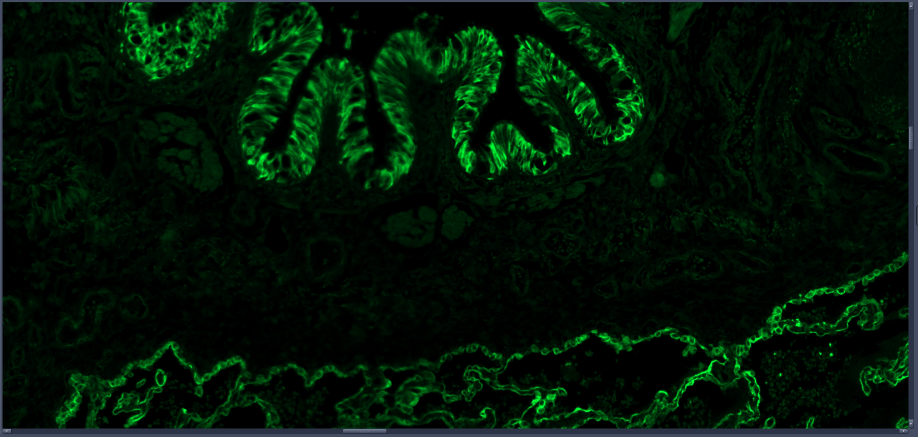
#> input picture Image5.png, 1835 x 874 px (shown at 1/2 size)
$ jupyter execute watershed_green.ipynb   (older library calls are emulated)
#> lines starting #> are read from the running program, lines starting #| are printed output that depends on the picture; after the words box and inside, x2 and y2 are one past the last pixel; in counts of white or black regions, pixels touching at a corner belong together
[cell 1]
import cv2
import numpy as np
import matplotlib.pyplot as plt

# Load the image in grayscale
img = cv2.imread('Image5.png',cv2.IMREAD_GRAYSCALE)
#> img: shape (874, 1835); min 0, max 204, mean 15.2
plt.imshow(img)

[cell 2]
# Applying preprocessing step
for  y in range(len(img)):
    for x in range(len(img[0])):

        if img[y][x]  < 30:  # Adjusting the pixel intensity as needed
            img[y][x] = 0
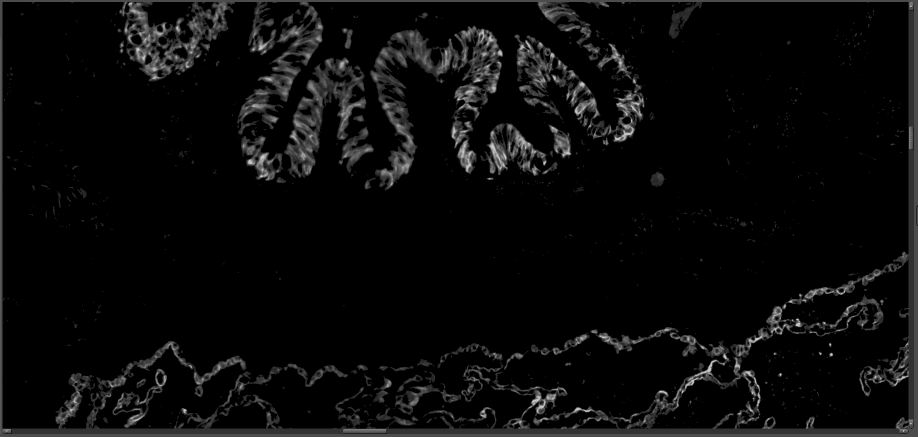
#> img: shape (874, 1835) (shown at 1/2 size); min 0, max 204, mean 10.6

[cell 3]
# Apply Laplacian edge detection
laplace = cv2.Laplacian(img, cv2.CV_64F)
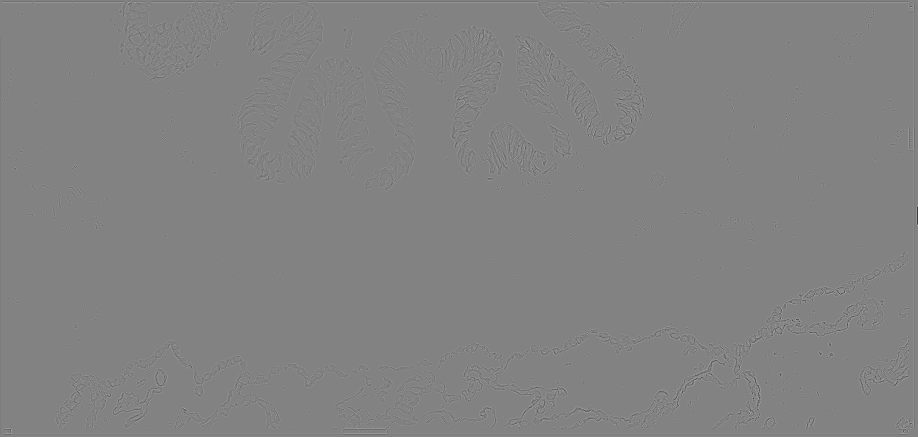
#> laplace: shape (874, 1835) float64 (shown at 1/2 size); min -285, max 271, mean 0; drawn with min black and max white
laplace = cv2.convertScaleAbs(laplace)

#Negate the Laplacian to enhance edges
plt.imshow(-laplace)
plt.title("Laplacian Edges")
plt.axis('off')
plt.show()
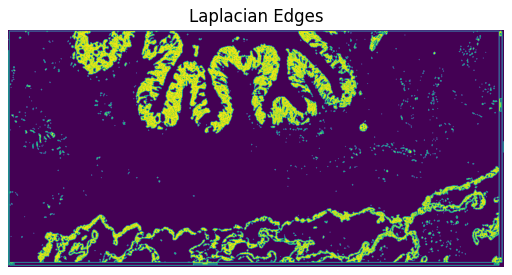
#> figure drawn by matplotlib, 1 panel

[cell 4]
# Convert to binary using Otsu threshold on the negated Laplacian
_, thresh = cv2.threshold(-laplace, 0, 255, cv2.THRESH_BINARY + cv2.THRESH_OTSU)
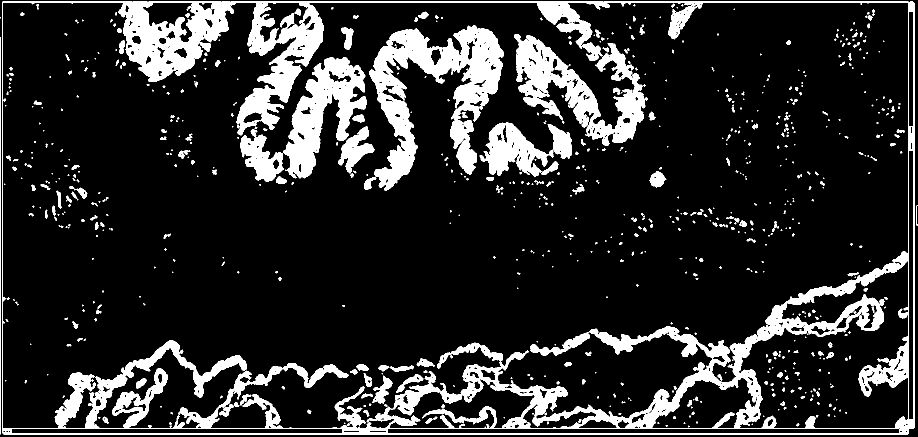
#> thresh: shape (874, 1835) (shown at 1/2 size); 15.4% white; 771 white regions (492 under 20 px), largest, box (x1, y1, x2, y2) and area: (4, 3, 1829, 869) 132283, (739, 50, 1007, 382) 32752, (1028, 68, 1291, 292) 19874
plt.imshow(thresh, cmap='gray')
plt.title("Otsu Thresholding")
plt.axis('off')
plt.show()

[cell 5]
# Distance transform to find sure foreground
dist = cv2.distanceTransform(thresh, cv2.DIST_L2, 5)
_, sure_fg = cv2.threshold(dist, 0.2 * dist.max(), 255, 0)
#> sure_fg: shape (874, 1835) float32; 8.8% white; 732 white regions (578 under 20 px), largest, box (x1, y1, x2, y2) and area: (740, 52, 1006, 380) 21645, (238, 4, 467, 163) 12264, (568, 115, 733, 355) 11408
sure_fg = np.uint8(sure_fg)

# Background region
kernel = np.ones((3,3), np.uint8)
sure_bg = cv2.dilate(thresh, kernel, iterations=3)
#> sure_bg: shape (874, 1835); 29.2% white; 335 white regions, largest, box (x1, y1, x2, y2) and area: (0, 0, 1835, 872) 336256, (725, 47, 1160, 385) 61195, (1341, 412, 1510, 469) 3391

# Unknown region
unknown = cv2.subtract(sure_bg, sure_fg)
#> unknown: shape (874, 1835); 20.4% white; 1389 white regions (766 under 20 px), largest, box (x1, y1, x2, y2) and area: (0, 0, 1835, 872) 206162, (725, 47, 1160, 385) 24817, (1341, 412, 1510, 469) 3227

# Labelling the sure foreground markers
_, markers = cv2.connectedComponents(sure_fg)
#> markers: shape (874, 1835) int32; 733 distinct labels, from 0 to 732

# Add one to all labels so that sure background is not 0, but 1
markers = markers + 1
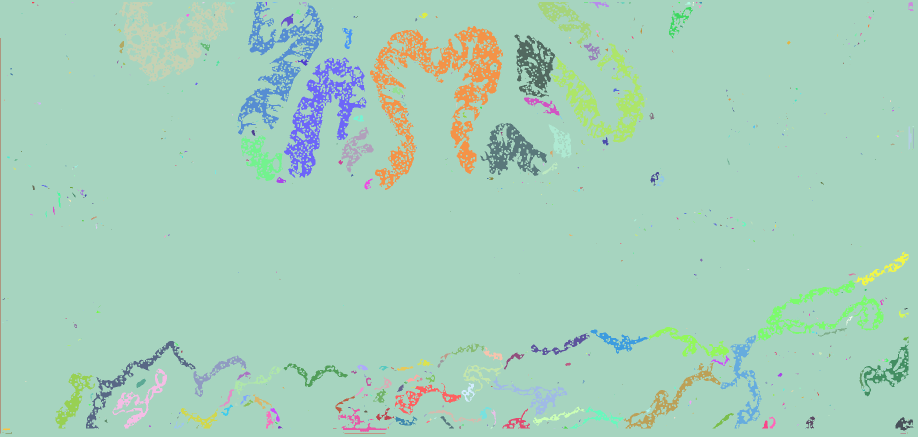
#> markers: shape (874, 1835) int32 (shown at 1/2 size); 733 distinct labels, from 1 to 733; one colour per label, 0 black
markers[unknown == 255] = 0
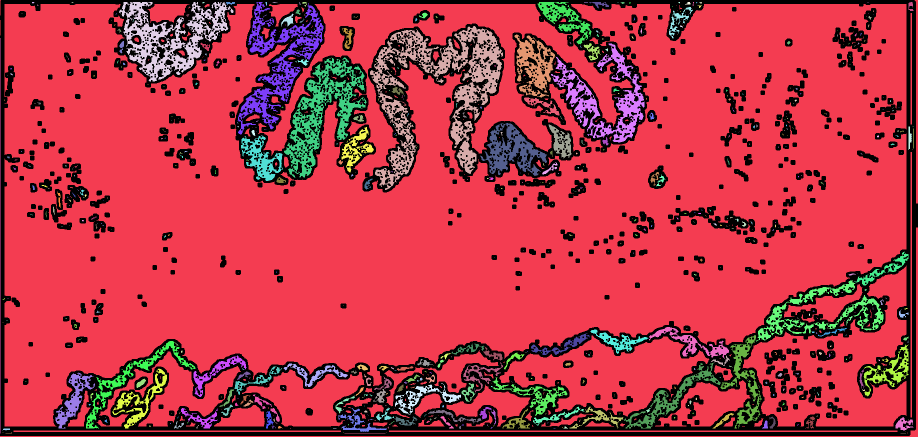
#> markers: shape (874, 1835) int32 (shown at 1/2 size); 734 distinct labels, from 0 to 733; one colour per label, 0 black

# Watershed segmentation process
img_color = cv2.cvtColor(img, cv2.COLOR_GRAY2RGB)
markers = cv2.watershed(img_color, markers)
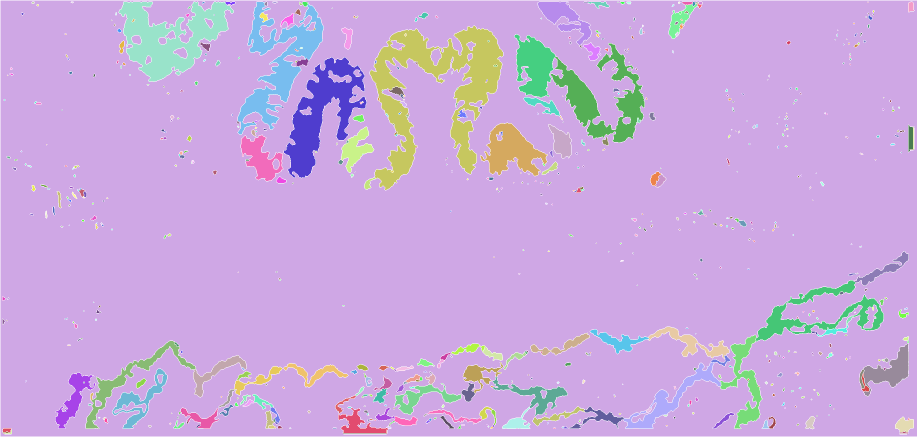
#> markers: shape (874, 1835) int32 (shown at 1/2 size); 734 distinct labels, from -1 to 733; one colour per label, 0 black, -1 white

# Visualize the watershed segmentation result
plt.imshow(markers, cmap='jet')
plt.title("Watershed Segmentation")
plt.axis('off')
plt.show()

[cell 6]
# Refining the watershed model using fourier descriptors
contour_list = list()
length_list = list()
img_color = cv2.imread('Image5.png', cv2.IMREAD_COLOR_RGB)

MAX_LEN = 3000 # gets rid of entire picture level contour (no reason as to the exact number)
MIN_LEN = 20 #placeholder for now

# Loop through each unique marker label (except for -1 and 1 which represent boundaries and background)
for label in np.unique(markers):
    if label == -1 or label == 1:
        continue
# Create a binary mask for the current marker label
    mask = np.zeros_like(markers, dtype=np.uint8)
    mask[markers == label] = 255
# Find contours in the mask
    contours, _ = cv2.findContours(mask, cv2.RETR_EXTERNAL, cv2.CHAIN_APPROX_NONE)
    if len(contours) == 0:
        continue
    contour = contours[0]
# Convert contour points to complex numbers for Fourier analysis
    contour_complex = np.empty(contour.shape[0], dtype=complex)
    for i in range(contour.shape[0]):
        contour_complex[i] = complex(contour[i][0][0], contour[i][0][1])
# Perform Fourier Transform and keep only the first n_descriptors coefficients
    fourier_result = np.fft.fft(contour_complex)
    # Use a fixed number of descriptors to reconstruct the contour (adjust as needed)
    k = 70
    # Truncate the Fourier coefficients to keep only the first k descriptors
    fourier_result[k:-k] = 0
    # Reconstruct the contour from the truncated Fourier coefficients
    contour_reconstructed = np.fft.ifft(fourier_result)
# Convert the reconstructed contour back to integer coordinates
    contour_reconstructed = np.array([[int(pt.real), int(pt.imag)] for pt in contour_reconstructed], dtype=np.int32)
    # Filter contours based on length and draw them on the original image
    if len(contour_reconstructed) < MAX_LEN and len(contour_reconstructed) > MIN_LEN:
        contour_list.append(contour_reconstructed)
        length_list.append(len(contour_reconstructed))
        cv2.drawContours(img_color, [contour_reconstructed], -1, (0, 255, 0), 2)
#> this loop made 734 passes
#> contours on passes 4, 7, 10: 1 contour, all with area under 20, 1 contour, all with area under 20, 1 contour, all with area under 20
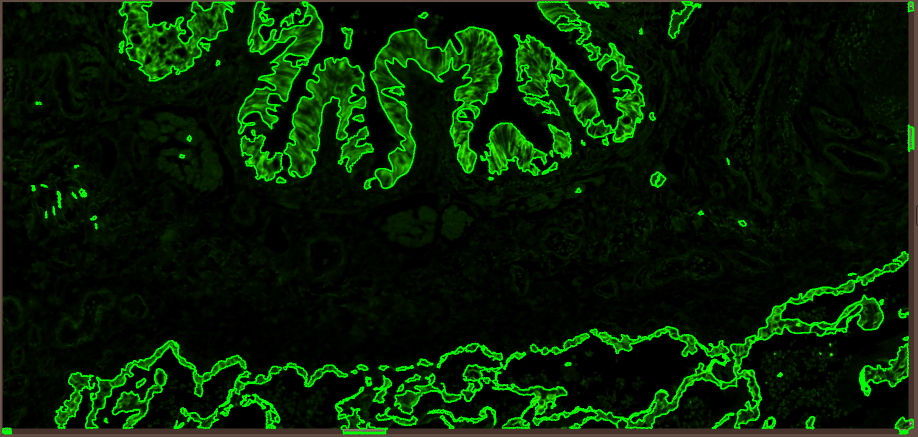
#> img_color: shape (874, 1835, 3) (shown at 1/2 size); mean B, G, R 2, 31.7, 6
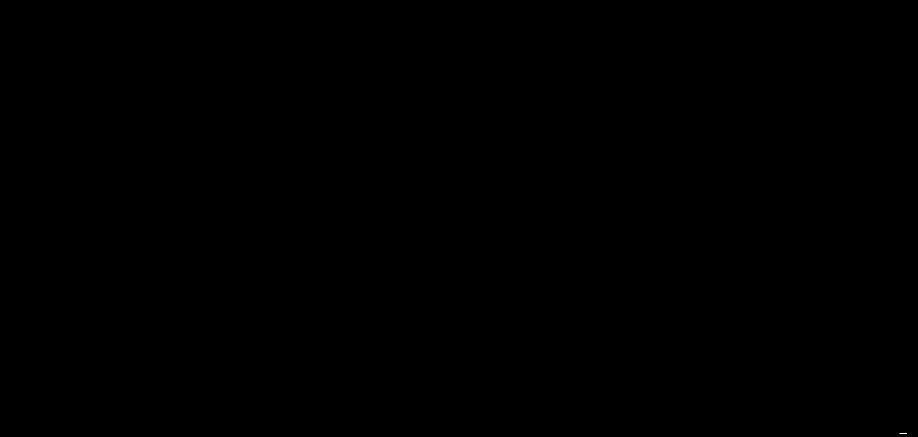
#> mask: shape (874, 1835) (shown at 1/2 size); 0% white in thin lines or dots, all inside (x1, y1, x2, y2) = (1799, 867, 1814, 868)
#> after the loop, contour_list = 153 items; length_list = 153 values, max 2365 at index 15, min 21 at index 30, mean 170.7

[cell 7]
# Visualize the refined watershed segmentation result
plt.figure(figsize=(16,16))
plt.imshow(img_color, cmap='gray')
plt.title("Refined Watershed with Fourier Descriptors")
plt.axis('off')
plt.show()

[cell 8]
import pandas as pd

# Function to describe contours and calculate area and cell count
def describe_contours(contour_list, gray_img):
    areas = []

    #loop through each contour and calculate area
    for contour in contour_list:
        area = cv2.contourArea(contour)
        areas.append(area)
        # Mask the contour area to calculate intensity statistics if needed (not implemented here but can be added)
        mask = np.zeros(gray_img.shape, dtype=np.uint8)
        cv2.fillPoly(mask, [contour], 255)
#> this loop made 153 passes
#> area on passes 1 to 3: 18384.5, 54.5, 13807
#> mask: shape (874, 1835); 0% white in thin lines or dots, all inside (x1, y1, x2, y2) = (1798, 866, 1813, 868)
#> after the loop, areas = 153 values, max 30830 at index 15, min 0 at index 39, mean 1221.6


    # Convert areas to a numpy array for easier calculations
    areas = np.array(areas)


  #Printing the cell count by finding the total number of contours
    print(f"Total structures detected: {len(contour_list)}")
#| Total structures detected: 153
    #Printing area statistics such as total area, mean area, and standard deviation of area
    print(f"\nArea (pixels):")
    print(f"  Total Area: {areas.sum():.2f}")
#|   Total Area: 186905.00
    print(f"  Mean Area: {areas.mean():.2f}")
#|   Mean Area: 1221.60
    print(f"  Std of Area: {areas.std():.2f}")
#|   Std of Area: 3609.64


describe_contours(contour_list, img)

[cell 9]
# Load original green channel image
img = cv2.imread("Image5.png", cv2.IMREAD_COLOR)
#> img is the input picture: shape (874, 1835, 3); mean B, G, R 6.8, 20.9, 2.1
overlay = cv2.cvtColor(img, cv2.COLOR_BGR2RGB)

# Load ground-truth contours from CSV
gt_df = pd.read_csv("green_gt.csv")
#> (reads green_gt.csv from the repository)

# Draw each contour in blue
for cid in gt_df["contour_id"].unique():
    pts = gt_df[gt_df["contour_id"] == cid][["x", "y"]].values.astype(np.int32)
    if len(pts) >= 3:
        cv2.polylines(overlay, [pts.reshape(-1, 1, 2)], True, (0, 80, 255), 2)
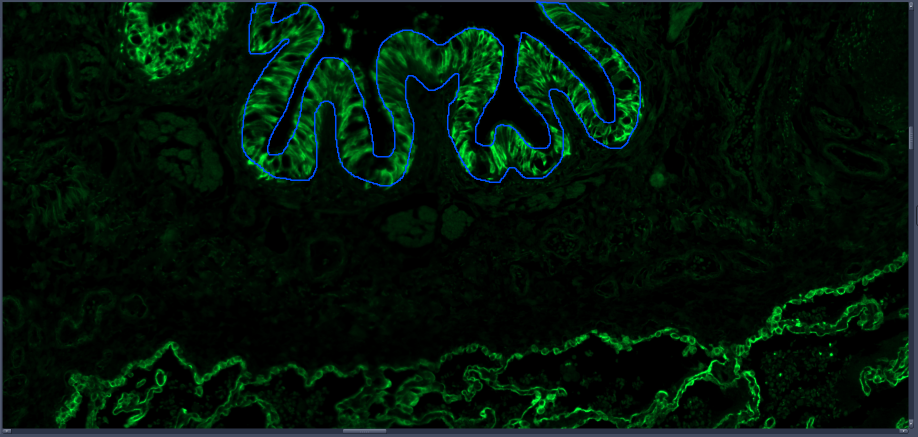
#> overlay: shape (874, 1835, 3) (shown at 1/2 size); mean R, G, B 2.1, 21.2, 9.5

# Display image
plt.figure(figsize=(12, 6))
plt.imshow(overlay)
plt.title("Green channel — Ground-truth contours")
plt.axis("off")
plt.show()
